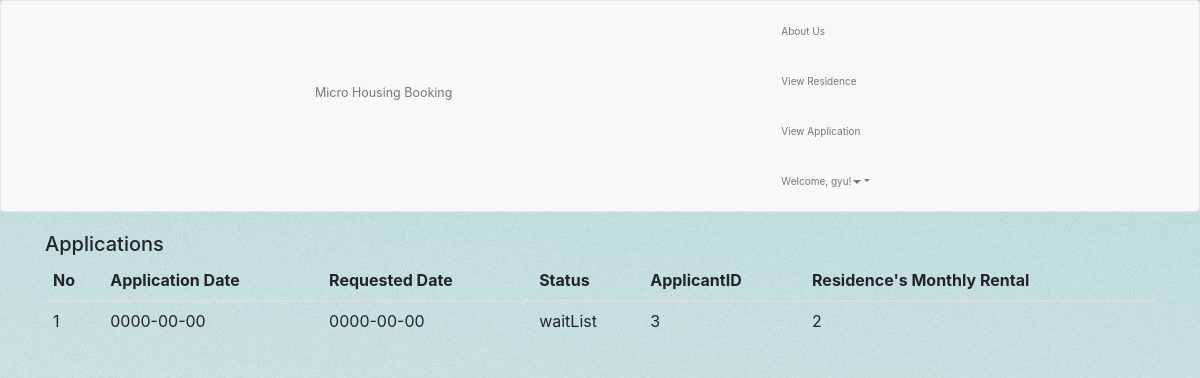
Screenshot of /applicant/ViewApplication-Applicant.php (signed in) with the database file from the repository.
### tables this page shows
CREATE TABLE `application` (
  `applicationID` int(11) NOT NULL,
  `applicationDate` date NOT NULL,
  `requested_date` date NOT NULL,
  `status` varchar(10) NOT NULL,
  `applicantID` int(11) NOT NULL,
  `residenceID` int(11) NOT NULL
);

### applicant/ViewApplication-Applicant.php (the view, shortened to what this page needs)
<?php include('../HF/headerMHB.php')?>
<nav class="navbar navbar-default">
	<div class="container-fluid">
		<div class="navbar-header">
			<a class="navbar-brand" href="index.php">Micro Housing Booking</a>
		</div>
		<ul class="nav navbar-nav">
			<li><a href="AboutMHB.php">About Us</a></li>
			<li><a href="ViewResidence.php">View Residence</a></li>
			<li><a href="ViewApplication.php">View Application</a></li>
			<li class="dropdown"><a class="dropdown-toggle" data-toggle="dropdown" href="#">Welcome, <?php echo $_SESSION['username']; ?>!<span class="caret"></span></a>
			</li>
		</ul>
	</div>
</nav>
<div class="container">
  <h2>Applications</h2>
  <table class="table table-hover">
    <thead>
      <tr>
        <th>No</th>
        <th>Application Date</th>
        <th>Requested Date</th>
        <th>Status</th>
        <th>ApplicantID</th>
        <th>Residence's Monthly Rental</th>
      </tr>
      <?php
            include "../connectSQL.php";
            $tampil = mysqli_query($connectSQL, "SELECT * FROM application");
            while($data=mysqli_fetch_array($tampil))
            {
            ?>
            <tr>
              <td> <?php echo $data['applicationID']; ?> </td>
              <td> <?php echo $data['applicationDate']; ?> </td>
							<td> <?php echo $data['requested_date']; ?>
							</td>
              <td> <?php echo $data['status']; ?> </td>
              <td> <?php echo $data['applicantID']; ?> </td>
							<td> <?php echo $data['residenceID']; ?></td>
						</tr>
					<?php } ?>
    </thead>
  </table>
</div>
</body>
</html>

### style.css (style rules this page uses)
body { background:url(img/backgrn.jpg); }

### rows the page displays
application: applicationID "1", applicationDate "0000-00-00", requested_date "0000-00-00", status "waitList", applicantID "3", residenceID "2"

### other values shown
$_SESSION['username'] "gyu"
